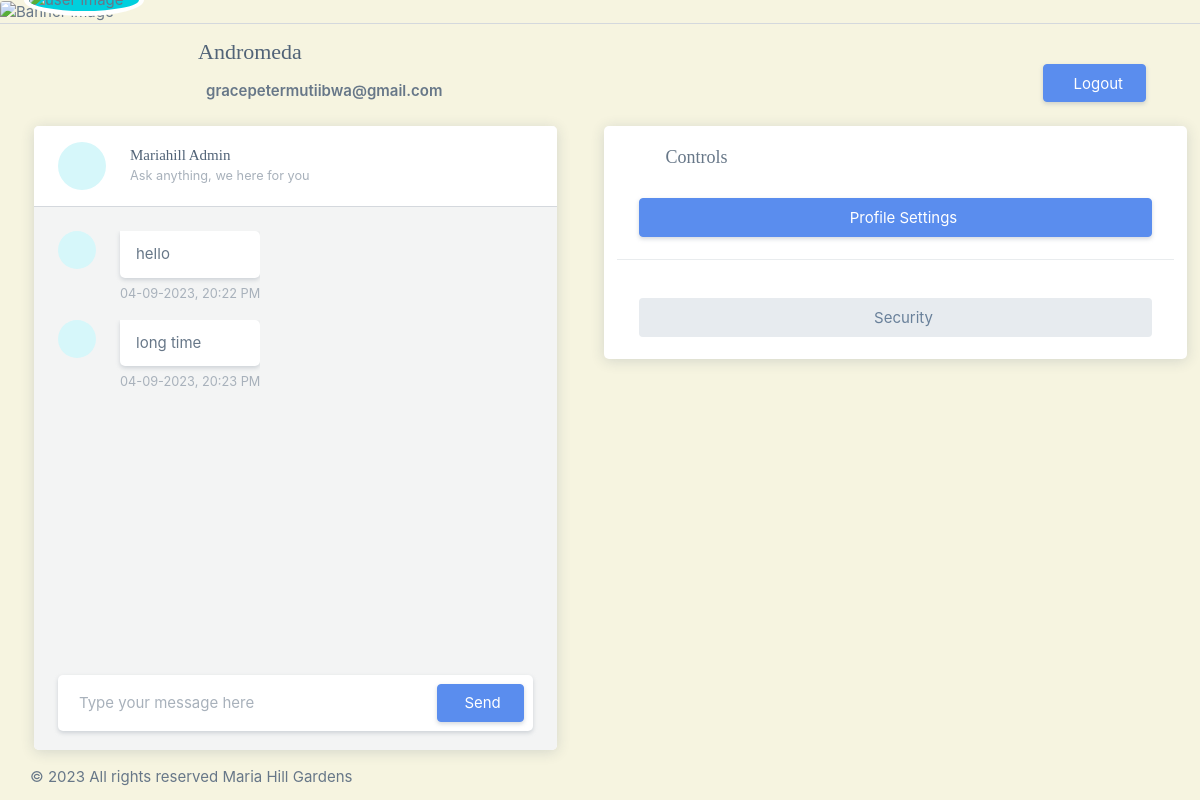
/accounts/ (signed in), run on an earlier commit of the app's database.
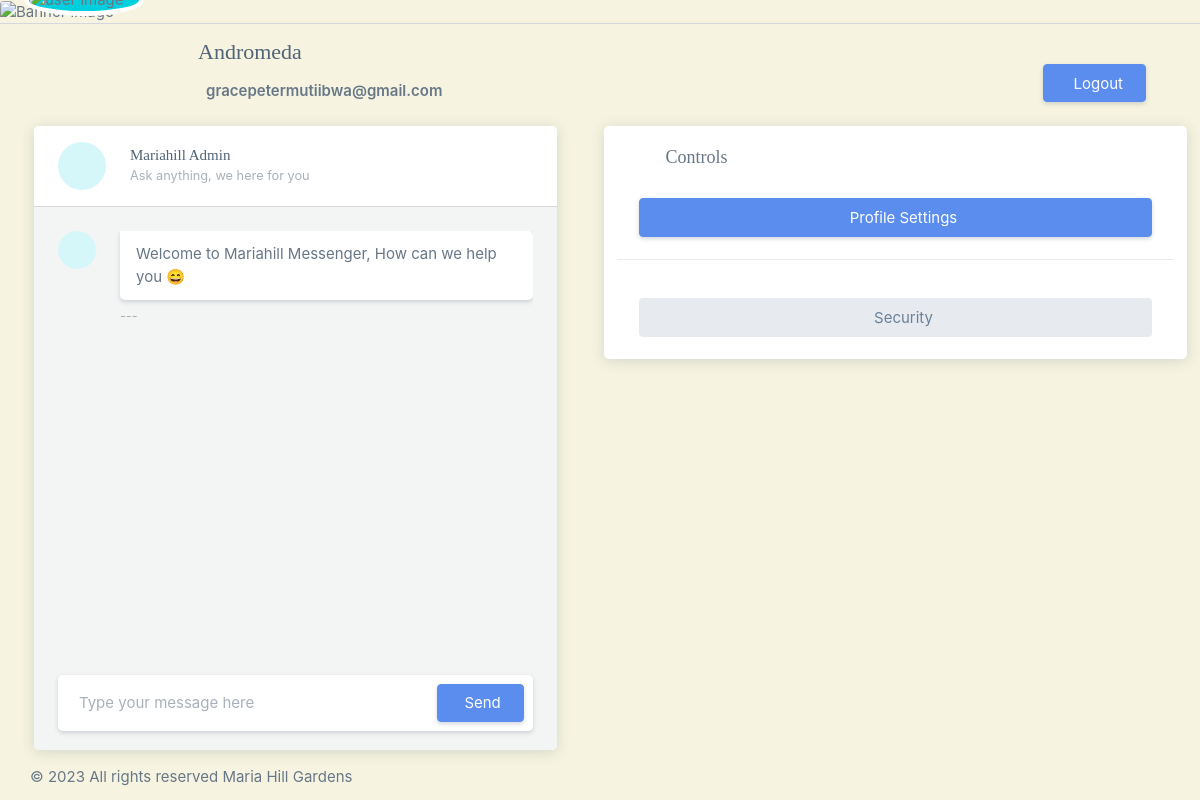
And on a later commit of the database.
### mariadmin/models.py (models this page shows, shortened)
class MessageFlow(models.Model):
    fromToMeta = models.TextField(blank=False)
    dateSent = models.DateTimeField(auto_now_add=True)
    messageMeta = models.TextField(blank=False)
    class Meta:
        ordering = ('dateSent',)

### userenv/views.py (the view)
# urls.py: path("", view=views.accountsHomePage, name='useraccount'),
@login_required(login_url="messenger:home")
@cache_control(no_cache=True, must_revalidate=True, no_store=True)
def accountsHomePage(request):
    if request.user.is_superuser:
        return redirect("admin_panel:admin-home")
    else:
        loggedInUserName = request.user.username
        if 'avatar' in request.session:
            pass
        else:
            userInitials = loggedInUserName.strip()[0].upper()
            request.session['initials'] = userInitials
        availableMessages = ProcessingUtilities().getTheAvailableMessagesFlow(userName=loggedInUserName)
        bannerImage = WebsiteHeadingImage.objects.all().first()
        pageContext = {
            'chat_messages': availableMessages,
            'banner_image': bannerImage.imageUrl if bannerImage else None
        }
        return render(request, "mariadmin/profile-page.html", context=pageContext)

### userenv/views.py (called while the page is built)
    def getTheAvailableMessagesFlow(self, userName):
        parameterOne = f"admin>>>{userName}"
        parameterTwo = f"{userName}>>>admin"
        lookupQuery = Q(fromToMeta=parameterOne) | Q(fromToMeta=parameterTwo)
        userMessageFlow = MessageFlow.objects.filter(lookupQuery)
        messageFlowData = [
            {
                'time': eachMessageObject.dateSent.strftime("%d-%m-%Y, %H:%M %p"),
                'message': eachMessageObject.messageMeta,
                'userGroup': 1 if (eachMessageObject.fromToMeta == parameterOne) else 2
            } for eachMessageObject in userMessageFlow
        ]
        return messageFlowData

### mariadmin/templates/mariadmin/profile-page.html
{% extends "mariadmin/profile-layout.html" %}

### mariadmin/templates/mariadmin/profile-layout.html (shortened to what the changed rows need)
{% extends "mariadmin/base-layout.html" %}
{% load static %}
{% block layout_css %}
  <link rel="stylesheet" href="{% static 'mariadmin/local-update/frest/admin/assets/vendor/libs/datatables-bs5/datatables.bootstrap5.css' %}">
  <link rel="stylesheet" href="{% static 'mariadmin/local-update/frest/admin/assets/vendor/libs/datatables-responsive-bs5/responsive.bootstrap5.css' %}">
  <link rel="stylesheet" href="{% static 'mariadmin/local-update/frest/admin/assets/vendor/libs/datatables-buttons-bs5/buttons.bootstrap5.css' %}">
  <link rel="stylesheet" href="{% static 'mariadmin/local-update/frest/admin/assets/vendor/libs/datatables-checkboxes-jquery/datatables.checkboxes.css' %}">
  <link rel="stylesheet" href="{% static 'mariadmin/local-update/frest/admin/assets/vendor/css/pages/page-profile.css' %}" />
  <link rel="stylesheet" href="{% static 'mariadmin/local-update/frest/admin/assets/vendor/libs/select2/select2.css' %}" />
  <link rel="stylesheet" href="{% static 'mariadmin/local-update/frest/admin/assets/vendor/libs/formvalidation/dist/css/formValidation.min.css' %}" />
  <link rel="stylesheet" href="{% static 'mariadmin/local-update/frest/admin/assets/vendor/libs/animate-css/animate.css' %}" />
  <link rel="stylesheet" href="{% static 'mariadmin/local-update/frest/admin/assets/vendor/libs/sweetalert2/sweetalert2.css' %}" />
  <link rel="stylesheet" href="{% static 'mariadmin/local-update/frest/admin/assets/vendor/libs/bootstrap-maxlength/bootstrap-maxlength.css' %}" />
  <link rel="stylesheet" href="{% static 'mariadmin/local-update/frest/admin/assets/vendor/css/pages/app-chat.css' %}">
  <link rel="stylesheet" href="{% static 'mariadmin/local-update/frest/admin/assets/vendor/css/pages/page-account-settings.css' %}" />
  <link rel="stylesheet" href="{% static 'mariadmin/local-update/frest/admin/assets/vendor/libs/bs-stepper/bs-stepper.css' %}" />
  <link
  rel="stylesheet"
  href="{% static 'mariadmin/local-update/frest/admin/assets/cropper/css/cropper.min.css' %}"
  />
  <link
  rel="stylesheet"
  href="{% static 'mariadmin/local-update/frest/admin/assets/vendor/css/pages/custom-register.css' %}"
  />
{% endblock %}
{% block content %}
  <div class="layout-wrapper layout-content-navbar  ">
  <div class="layout-container">
  <div class="layout-page">
    <div class="content-wrapper">
      <div class="flex-grow-1 m-0">
      <div class="row w-100">
        <div class="col-md-6">
          <div class="row ms-1">
            <div class="container">
              <div class="app-chat card overflow-hidden">
                <div class="row g-0">
                  <div class="col app-chat-history bg-body">
                    <div class="chat-history-wrapper">
                      <div class="chat-history-body bg-body">
                        <ul class="list-unstyled chat-history mb-0" id="chats-holder-container">
                          {% for eachMessage in chat_messages %}
                            {% if eachMessage.userGroup == 1 %}
                              <li class="chat-message">
                                <div class="d-flex overflow-hidden">
                                  <div class="user-avatar flex-shrink-0 me-3">
                                    <div class="avatar me-2">
                                      <span class="avatar-initial rounded-circle bg-label-info">
                                      </span>
                                    </div>
                                  </div>
                                  <div class="chat-message-wrapper flex-grow-1">
                                    <div class="chat-message-text">
                                      <p class="mb-0">{{ eachMessage.message }}</p>
                                    </div>
                                    <div class="text-muted mt-1">
                                      <small>{{ eachMessage.time }}</small>
                                    </div>
                                  </div>
                                </div>
                              </li>
                            {% endif %}
                          {% empty %}
                            <li class="chat-message">
                              <div class="d-flex overflow-hidden">
                                <div class="chat-message-wrapper flex-grow-1">
                                  <div class="chat-message-text">
                                    <p class="mb-0">Welcome to Mariahill Messenger, How can we help you 😄</p>
                                  </div>
                                  <div class="text-muted mt-1">
                                    <small>---</small>
                                  </div>
                                </div>
                              </div>
                            </li>
                          {% endfor %}
                        </ul>
                      </div>
                    </div>
                  </div>
                </div>
              </div>
            </div>
          </div>
        </div>
      </div>
      </div>
{% endblock %}

What changed in the data, as far as the page shows it:
removed MessageFlow: message "hello"
removed MessageFlow: message "long time"
Also different on the page:
text now shown: "Welcome to Mariahill Messenger, How can we help you 😄 ---"
list line gone: "04-09-2023, 20:22 PM"
list line gone: "04-09-2023, 20:23 PM"
